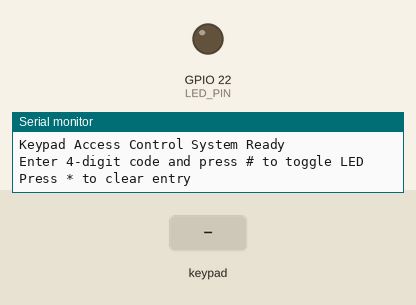
A sketch run on a simulated ESP32. Parts: output pins drawn as LEDs (lit = HIGH), the last lines printed to the serial monitor. The test bench sets the inputs (shaded band).

Above: at 1.2 s.
1.3 s: keypad keys 1 2 3 4 # pressed 0.4 s apart
At 4.3 s:
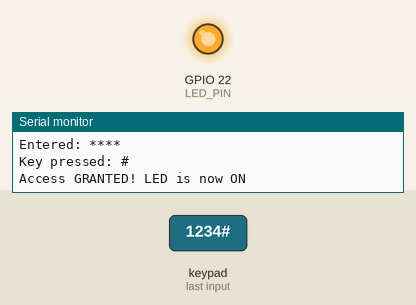
4.8 s: key 'A' pressed
6.3 s: key 'B' pressed
7.8 s: keypad keys 1 2 3 4 pressed 0.4 s apart
10.9 s: key 'C' pressed
12.4 s: keypad keys 1 2 3 4 * pressed 0.4 s apart
Timing chart, 0 to 15.4 s (numbered marks = the images above; inputs shaded):
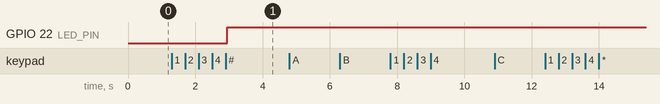

Measured:
- after the input at 1.3 s, GPIO 22 (LED_PIN): LOW → HIGH after 1.6 s

The sketch:

Secure_Pin.ino
```cpp
#include <Keypad.h>

#define ROW_NUM   4 // four rows
#define COLUMN_NUM 4 // four columns
#define LED_PIN   22 // LED connected to GPIO22

char keys[ROW_NUM][COLUMN_NUM] = {
 {'1', '2', '3', 'A'},
 {'4', '5', '6', 'B'},
 {'7', '8', '9', 'C'},
 {'*', '0', '#', 'D'}
};

byte pin_rows[ROW_NUM]   = {13, 12, 14, 27}; // GPIO13, GPIO12, GPIO14, GPIO277 connect to the row pins
byte pin_column[COLUMN_NUM] = {26, 25, 33, 32};  // GPIO26, GPIO25, GPIO33, GPIO32 connect to the column pins

Keypad keypad = Keypad( makeKeymap(keys), pin_rows, pin_column, ROW_NUM, COLUMN_NUM );

// Access control variables
const String allowedCodes[] = {"1234", "5678", "9999"}; // List of allowed 4-digit codes
String enteredCode = ""; // Store the entered code
bool ledState = false; // Track LED state (off by default)

void setup() {
 Serial.begin(9600);
 pinMode(LED_PIN, OUTPUT);
 digitalWrite(LED_PIN, LOW); // Start with LED off

 // Set debounce time to reduce multiple key registrations (in milliseconds)
 keypad.setDebounceTime(50); // Adjust this value if needed (default is 10ms)

 Serial.println("Keypad Access Control System Ready");
 Serial.println("Enter 4-digit code and press # to toggle LED");
 Serial.println("Press * to clear entry");
}

void loop() {
 char key = keypad.getKey();

 if (key) {
  Serial.print("Key pressed: ");
  Serial.println(key);

  if (key == '#') {
   // Check the entered code
   if (enteredCode.length() == 4) {
    if (checkCode(enteredCode)) {
     // Valid code - toggle LED
     ledState = !ledState;
     digitalWrite(LED_PIN, ledState ? HIGH : LOW);
     Serial.print("Access GRANTED! LED is now ");
     Serial.println(ledState ? "ON" : "OFF");
    } else {
     Serial.println("Access DENIED! Invalid code.");
    }
   } else {
    Serial.println("Error: Please enter exactly 4 digits.");
   }
   enteredCode = ""; // Clear the entered code
  }
  else if (key == '*') {
   // Clear the entered code
   enteredCode = "";
   Serial.println("Entry cleared.");
  }
  else {
   // Add digit to entered code (limit to 4 digits)
   if (enteredCode.length() < 4) {
    enteredCode += key;
    Serial.print("Entered: ");
    for (int i = 0; i < enteredCode.length(); i++) {
     Serial.print("*"); // Display asterisks for security
    }
    Serial.println();
   } else {
    Serial.println("Max 4 digits reached. Press # to submit or * to clear.");
   }
  }
 }
}

// Function to check if entered code matches any allowed code
bool checkCode(String code) {
 int numCodes = sizeof(allowedCodes) / sizeof(allowedCodes[0]);
 for (int i = 0; i < numCodes; i++) {
  if (code == allowedCodes[i]) {
   return true;
  }
 }
 return false;
}
```
